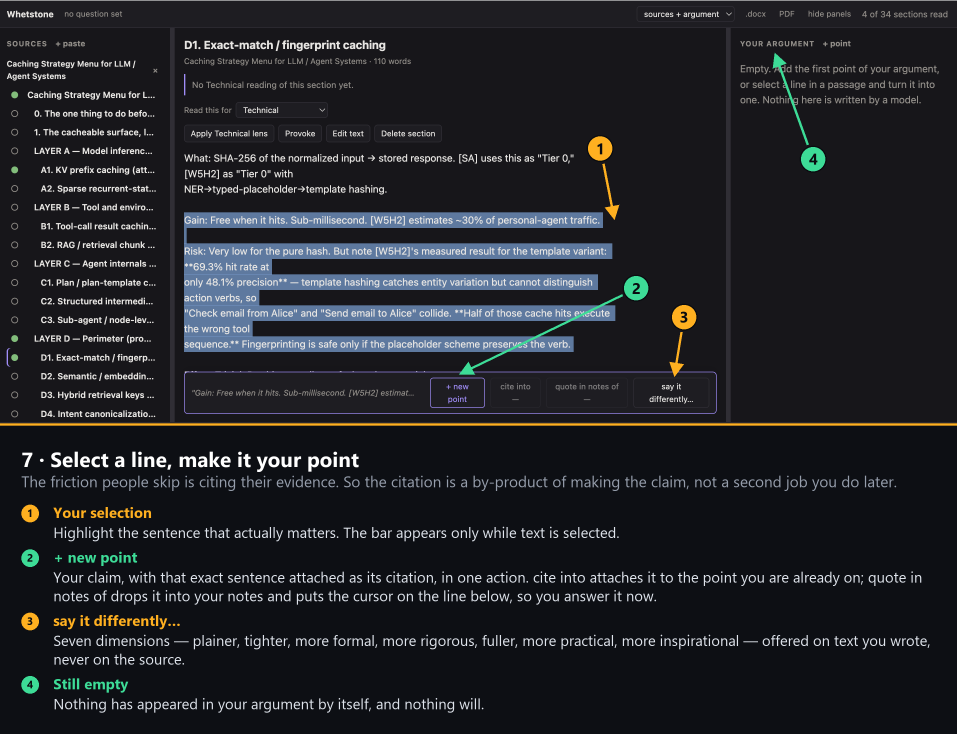
#> input picture images/07-select-a-line-make-it-a-point.png, 2870 x 2200 px, given in place of s18.png, which was not available (shown at 1/3 size)
$ python annotate_screenshots.py
#> lines starting #> are read from the running program, lines starting #| are printed output that depends on the picture; pictures that were not available may be replaced by others from this repository, and a replacement may not be noted
#!/usr/bin/env python3
"""Turn raw Whetstone screenshots into the annotated figures used in the README.

Raw captures live in images/raw/ (full browser window). For each figure we
crop the browser chrome away, draw numbered arrows at the UI elements that
carry the argument, and append a legend band explaining each one.

Two accent colours, and the distinction is the point of the project:

    amber  what the tool does, and what it refuses to do
    green  what you wrote — notes, citations, reasons, your share of the words

Coordinates in FIGURES are given in the space the screenshots were reviewed
in (2000x1052 logical), and scaled to the native 2870x1510 capture, so they
read the same way as the UI does. Run from the repo root:

    python scripts/annotate_screenshots.py
"""

from __future__ import annotations

import math
import os

from PIL import Image, ImageDraw, ImageFont

RAW = os.path.join("images", "raw")
OUT = "images"

# Screenshots are 2870x1510; they were laid out against a 2000px-wide view.
SCALE = 2870 / 2000
# Everything above this row is browser chrome: tabs, the URL with the session
# token in it, and a personal bookmarks bar. None of it belongs in a README.
CROP_TOP = 240

AMBER = (255, 176, 32)
GREEN = (61, 220, 151)
BAND_BG = (13, 15, 20)
BAND_FG = (223, 228, 236)
BAND_DIM = (150, 158, 172)

R = 40          # marker circle radius
LINE_W = 7      # arrow shaft
HEAD_L = 42     # arrowhead length
HEAD_W = 22     # arrowhead half-width

FONT_DIR = os.path.join(os.environ.get("WINDIR", r"C:\Windows"), "Fonts")


def font(name: str, size: int) -> ImageFont.FreeTypeFont:
    """Load a system font, falling back to PIL's default if it is missing."""
    try:
        return ImageFont.truetype(os.path.join(FONT_DIR, name), size)
    except OSError:
        return ImageFont.load_default()


F_TITLE = font("segoeuib.ttf", 62)
F_LEAD = font("segoeui.ttf", 46)
F_LEGEND = font("segoeui.ttf", 44)
F_LEGEND_B = font("segoeuib.ttf", 44)
F_MARK = font("segoeuib.ttf", 46)


def pt(x: float, y: float) -> tuple[float, float]:
    """Map a reviewed-layout point onto the cropped native image."""
    return x * SCALE, y * SCALE - CROP_TOP


def arrow(d: ImageDraw.ImageDraw, tail, tip, colour) -> None:
    """Draw a shaft from just outside the marker circle to an arrowhead at tip."""
    tx, ty = pt(*tail)
    px, py = pt(*tip)
    dx, dy = px - tx, py - ty
    dist = math.hypot(dx, dy) or 1.0
    ux, uy = dx / dist, dy / dist

    start = (tx + ux * (R + 6), ty + uy * (R + 6))
    base = (px - ux * HEAD_L, py - uy * HEAD_L)
    d.line([start, base], fill=colour, width=LINE_W)
    # Perpendicular, for the two back corners of the head.
    nx, ny = -uy, ux
    d.polygon(
        [
            (px, py),
            (base[0] + nx * HEAD_W, base[1] + ny * HEAD_W),
            (base[0] - nx * HEAD_W, base[1] - ny * HEAD_W),
        ],
        fill=colour,
    )


def marker(d: ImageDraw.ImageDraw, centre, n: int, colour) -> None:
    """Draw the numbered disc that anchors an arrow."""
    cx, cy = pt(*centre)
    d.ellipse([cx - R, cy - R, cx + R, cy + R], fill=colour, outline=(10, 12, 16), width=4)
    d.text((cx, cy - 2), str(n), font=F_MARK, fill=(10, 12, 16), anchor="mm")


def wrap(text: str, f: ImageFont.FreeTypeFont, width: int) -> list[str]:
    lines, line = [], ""
    for word in text.split():
        probe = f"{line} {word}".strip()
        if f.getlength(probe) <= width and line:
            line = probe
        elif not line:
            line = word
        else:
            lines.append(line)
            line = word
    if line:
        lines.append(line)
    return lines


def build(fig: dict) -> None:
    src = Image.open(os.path.join(RAW, fig["src"])).convert("RGB")
#> src is the input picture: PIL image 2870x2200 RGB; mean R, G, B 33.5, 35, 39.7
    shot = src.crop((0, CROP_TOP, src.width, src.height))
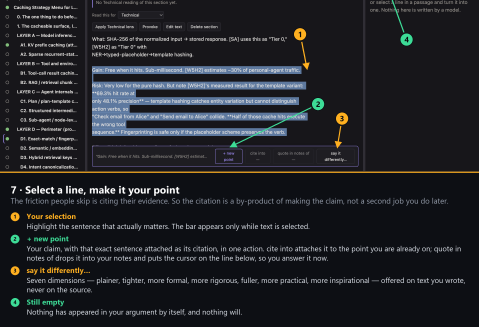
#> shot: PIL image 2870x1960 RGB (shown at 1/6 size); mean R, G, B 33.4, 35.2, 40
    d = ImageDraw.Draw(shot)

    for i, c in enumerate(fig["callouts"], start=1):
        colour = GREEN if c.get("mine") else AMBER
        arrow(d, c["tail"], c["tip"], colour)
        marker(d, c["tail"], i, colour)

    # --- legend band -----------------------------------------------------
    pad, gap, indent = 64, 18, 96
    text_w = shot.width - pad * 2 - indent

    blocks = []
    for c in fig["callouts"]:
        head, _, rest = c["text"].partition(" — ")
        blocks.append((head, wrap(rest, F_LEGEND, text_w) if rest else []))

    lead_lines = wrap(fig["lead"], F_LEAD, shot.width - pad * 2)

    h = pad + 78 + len(lead_lines) * 60 + 34
    for head, rest in blocks:
        h += 60 + len(rest) * 56 + gap
    h += pad - gap

    band = Image.new("RGB", (shot.width, int(h)), BAND_BG)
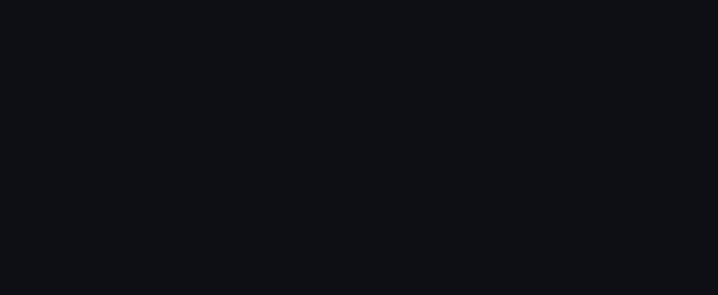
#> band: PIL image 2870x1180 RGB (shown at 1/4 size); mean R, G, B 13, 15, 20
    b = ImageDraw.Draw(band)
    b.rectangle([0, 0, band.width, 6], fill=AMBER)

    y = pad
    b.text((pad, y), fig["title"], font=F_TITLE, fill=(255, 255, 255))
    y += 78
    for line in lead_lines:
        b.text((pad, y), line, font=F_LEAD, fill=BAND_DIM)
        y += 60
#> after the loop, y = 262
    y += 34
#> y = 296

    for i, ((head, rest), c) in enumerate(zip(blocks, fig["callouts"]), start=1):
        colour = GREEN if c.get("mine") else AMBER
        r = 26
        b.ellipse([pad, y + 8, pad + r * 2, y + 8 + r * 2], fill=colour)
        b.text((pad + r, y + 8 + r - 2), str(i), font=font("segoeuib.ttf", 32),
               fill=(10, 12, 16), anchor="mm")
        b.text((pad + indent, y), head, font=F_LEGEND_B, fill=colour)
        y += 60
        for line in rest:
            b.text((pad + indent, y), line, font=F_LEGEND, fill=BAND_FG)
            y += 56
        y += gap
#> this loop made 5 passes
#> y on passes 1 to 4: 486, 620, 810, 1000
#> after the loop, y = 1134

    out = Image.new("RGB", (shot.width, shot.height + band.height), BAND_BG)
    out.paste(shot, (0, 0))
    out.paste(band, (0, shot.height))
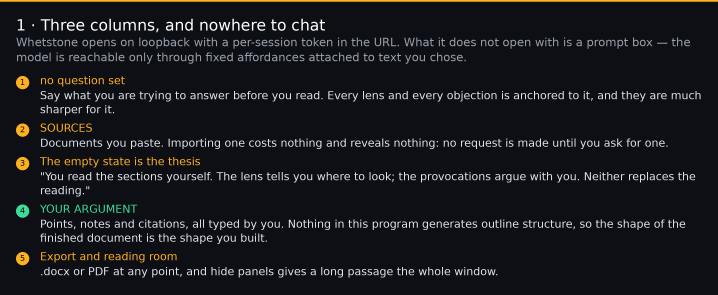
#> band: PIL image 2870x1180 RGB (shown at 1/4 size); mean R, G, B 25.6, 27, 30.2
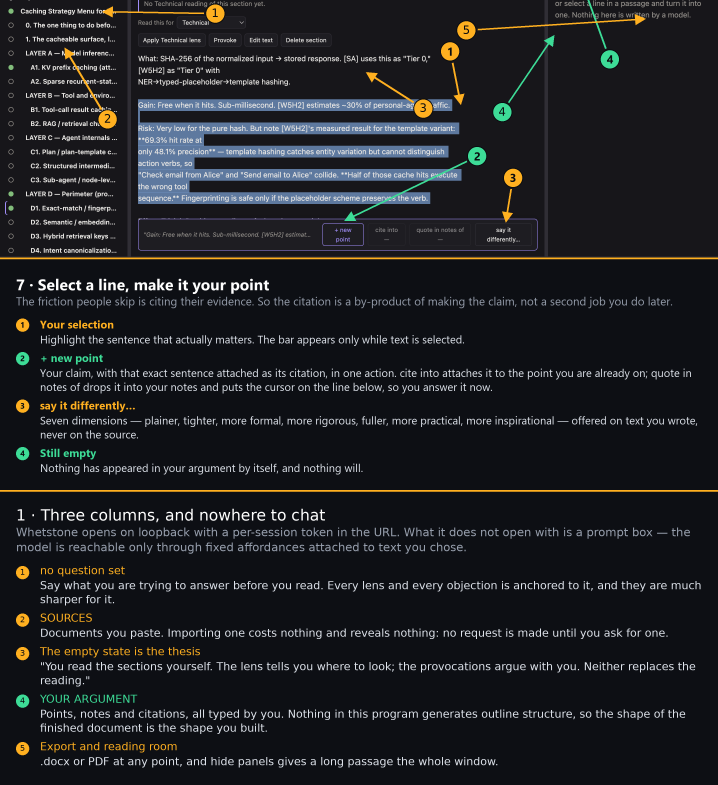
#> out: PIL image 2870x3140 RGB (shown at 1/4 size); mean R, G, B 31.2, 32.7, 36.3
    path = os.path.join(OUT, fig["out"])
    out.save(path, optimize=True)
    print(f"{path}  {out.width}x{out.height}")
#| images/01-three-columns.png  2870x3140


# Each callout: tip is the pixel being pointed at, tail is where the numbered
# disc sits (chosen to land in empty UI space). mine=True colours it green.
FIGURES = [
    {
        "src": "s18.png",
        "out": "01-three-columns.png",
        "title": "1 · Three columns, and nowhere to chat",
        "lead": "Whetstone opens on loopback with a per-session token in the URL. "
                "What it does not open with is a prompt box — the model is reachable "
                "only through fixed affordances attached to text you chose.",
        "callouts": [
            {"tip": (285, 200), "tail": (600, 205),
             "text": "no question set — Say what you are trying to answer before you "
                     "read. Every lens and every objection is anchored to it, and they "
                     "are much sharper for it."},
            {"tip": (180, 300), "tail": (300, 500),
             "text": "SOURCES — Documents you paste. Importing one costs nothing and "
                     "reveals nothing: no request is made until you ask for one."},
            {"tip": (1020, 368), "tail": (1180, 470),
             "text": "The empty state is the thesis — \"You read the sections yourself. "
                     "The lens tells you where to look; the provocations argue with you. "
                     "Neither replaces the reading.\""},
            {"tip": (1545, 265), "tail": (1400, 480), "mine": True,
             "text": "YOUR ARGUMENT — Points, notes and citations, all typed by you. "
                     "Nothing in this program generates outline structure, so the shape "
                     "of the finished document is the shape you built."},
            {"tip": (1800, 220), "tail": (1300, 252),
             "text": "Export and reading room — .docx or PDF at any point, and hide "
                     "panels gives a long passage the whole window."},
        ],
    },
    {
        "src": "s17.png",
        "out": "02-your-question.png",
        "title": "2 · Your question is context, not a prompt",
        "lead": "This is the only free text that reaches the model, and it cannot ask "
                "for anything: it is pasted into fixed prompts as the thing you are "
                "trying to answer.",
        "callouts": [
            {"tip": (620, 320), "tail": (1120, 265), "mine": True,
             "text": "One question per line — Most important first. An investigation "
                     "with facets gets a line each, and each provocation is aimed at them."},
            {"tip": (895, 447), "tail": (1120, 500),
             "text": "One workspace per investigation — Genuinely separate work belongs "
                     "in its own file. Mixing unrelated questions blunts the objections "
                     "rather than doubling them."},
        ],
    },
    {
        "src": "s01.png",
        "out": "03-paste-a-document.png",
        "title": "3 · Paste a document. Nothing is sent anywhere.",
        "lead": "Splitting and cleaning happen locally, in Go, with no network call. "
                "The expensive, revealing part of most AI tools — ingesting your "
                "document — does not exist here.",
        "callouts": [
            {"tip": (332, 466), "tail": (660, 430),
             "text": "Markdown or plain text — A spec, a report, a transcript. Headings "
                     "become section boundaries; text with no headings is chunked on "
                     "paragraph breaks."},
            {"tip": (105, 750), "tail": (620, 800),
             "text": "Add document — Markdown is converted to prose so you read the "
                     "argument, not the formatting. Code fences keep their contents "
                     "byte-exact and snake_case identifiers are left alone."},
            {"tip": (1020, 368), "tail": (1200, 480),
             "text": "Still no model call — Nothing is summarised on import. The "
                     "document is left sitting there waiting for you to read it, which "
                     "is the whole design."},
        ],
    },
    {
        "src": "s02.png",
        "out": "04-sections-unread.png",
        "title": "4 · 34 sections, every one of them unread",
        "lead": "A 20,000-word document becomes a list of units of attention. What it "
                "does not become is a summary — the tool has formed no opinion about "
                "any of this yet.",
        "callouts": [
            {"tip": (33, 443), "tail": (268, 258),
             "text": "○ unread — Every section starts hollow and only you can fill it "
                     "in. Anything over ~700 words is split further; a long chapter "
                     "under one heading is not a useful unit of attention."},
            {"tip": (1840, 222), "tail": (1420, 252),
             "text": "2 of 34 sections read — The honest denominator of the engagement "
                     "report, and the tool says plainly that opening a section is not "
                     "the same as reading it."},
            {"tip": (775, 345), "tail": (1160, 350),
             "text": "No Technical reading of this section yet — The lens has not run. "
                     "Whetstone will not spend your tokens, or form your view, on its "
                     "own initiative."},
            {"tip": (935, 446), "tail": (1160, 452),
             "text": "Four actions, and that is all — Apply lens, Provoke, Edit text, "
                     "Delete section. There is no fifth button that writes the section "
                     "for you."},
        ],
    },
    {
        "src": "s03.png",
        "out": "05-a-lens-not-a-summary.png",
        "title": "5 · A lens, not a summary",
        "lead": "A summary answers \"what does this say?\" and replaces the reading. A "
                "lens answers \"what does this say that bears on my question?\" and "
                "directs it. The passage stays on screen, in full, underneath.",
        "callouts": [
            {"tip": (730, 404), "tail": (1150, 300),
             "text": "Where to look, and why — The system prompt forbids conclusions "
                     "and recommendations outright, and requires the model to say so "
                     "and score relevance low when a section does not bear on your "
                     "question."},
            {"tip": (700, 677), "tail": (975, 677),
             "text": "Four lenses — Claims & evidence, Technical, Risk, Method. The "
                     "same section reads differently through each, and switching is "
                     "cheaper than deciding what matters in advance."},
            {"tip": (935, 727), "tail": (1190, 733),
             "text": "Apply Technical lens — Lenses run cold, because orientation should be "
                     "stable: ask twice, get the same guidance."},
            {"tip": (655, 876), "tail": (1150, 900),
             "text": "The text is still here — You cannot get the finding without "
                     "reading the finding."},
        ],
    },
    {
        "src": "s07.png",
        "out": "06-it-argues-with-you.png",
        "title": "6 · It argues with you",
        "lead": "The critic's prompt forbids rewriting, improving, completing, praising, "
                "summarising and agreeing, and tells it to prefer the objection you are "
                "least likely to have already considered. A test asserts those clauses "
                "are still in the prompt, because prompts erode silently.",
        "callouts": [
            {"tip": (592, 304), "tail": (840, 300),
             "text": "Five kinds of pressure — counterargument, unstated assumption, "
                     "evidence gap, alternative reading, or a named fallacy. Each one "
                     "is labelled, so you can see what sort of trouble you are in."},
            {"tip": (1030, 392), "tail": (1210, 440),
             "text": "Every objection ends in a question — It hands the work back to "
                     "you instead of resolving itself. Provocations run hot, because "
                     "divergence is the product."},
            {"tip": (600, 433), "tail": (800, 437),
             "text": "Two verbs, and no third — Engage (what did you change?) or "
                     "Dismiss (why does it not apply?). There is no \"accept\" verb "
                     "anywhere in the codebase."},
            {"tip": (592, 861), "tail": (850, 866),
             "text": "OPEN — It stays open. Not a notification you can swipe away: a "
                     "piece of unfinished thinking, and it will follow you into the "
                     "export."},
            {"tip": (1620, 220), "tail": (1330, 252),
             "text": "4 objections unanswered — Kept in front of you at all times, "
                     "next to the share of the words that are yours."},
        ],
    },
    {
        "src": "s04.png",
        "out": "07-select-a-line-make-it-a-point.png",
        "title": "7 · Select a line, make it your point",
        "lead": "The friction people skip is citing their evidence. So the citation is "
                "a by-product of making the claim, not a second job you do later.",
        "callouts": [
            {"tip": (1285, 627), "tail": (1255, 478),
             "text": "Your selection — Highlight the sentence that actually matters. "
                     "The bar appears only while text is selected."},
            {"tip": (960, 950), "tail": (1330, 770), "mine": True,
             "text": "+ new point — Your claim, with that exact sentence attached as "
                     "its citation, in one action. cite into attaches it to the point "
                     "you are already on; quote in notes of drops it into your notes "
                     "and puts the cursor on the line below, so you answer it now."},
            {"tip": (1410, 955), "tail": (1430, 830),
             "text": "say it differently… — Seven dimensions — plainer, tighter, more "
                     "formal, more rigorous, fuller, more practical, more "
                     "inspirational — offered on text you wrote, never on the source."},
            {"tip": (1620, 278), "tail": (1700, 500), "mine": True,
             "text": "Still empty — Nothing has appeared in your argument by itself, "
                     "and nothing will."},
        ],
    },
    {
        "src": "s05.png",
        "out": "08-the-argument-is-yours.png",
        "title": "8 · The argument is structurally yours",
        "lead": "Generated prose is downstream of human judgement rather than the other "
                "way round — the difference between \"AI wrote this and I edited it\" "
                "and \"I wrote this and AI typed it\".",
        "callouts": [
            {"tip": (1700, 447), "tail": (1290, 455), "mine": True,
             "text": "YOUR NOTES — Your reasoning, autosaved as you type. This is the "
                     "material every draft is built from."},
            {"tip": (1830, 583), "tail": (1330, 600), "mine": True,
             "text": "CITED FROM YOUR SOURCES — The exact excerpt you selected, tagged "
                     "with the section it came from. Edit the source later and a "
                     "citation that no longer matches is flagged stale rather than "
                     "silently breaking."},
            {"tip": (1895, 318), "tail": (1400, 300), "mine": True,
             "text": "1 cited — The point carries its evidence with it, everywhere it "
                     "goes, including into the export."},
            {"tip": (1570, 950), "tail": (1200, 995),
             "text": "Draft · Compose… · Review my writing — Draft builds a paragraph "
                     "from your notes and citations. Compose… takes an instruction "
                     "about arrangement (\"lead with the cost objection\"). With "
                     "neither notes nor citations, both refuse to run: an instruction "
                     "is not source material. Review my writing turns the critic on "
                     "your own argument."},
            {"tip": (1815, 222), "tail": (1420, 252), "mine": True,
             "text": "100% of the words are yours — Nobody decides to stop thinking; "
                     "they accept one draft and then another. An edited draft splits "
                     "between the two counts rather than being claimed by either side."},
        ],
    },
    {
        "src": "s11.png",
        "out": "09-dismissing-costs-a-sentence.png",
        "title": "9 · Resolving an objection costs you a sentence",
        "lead": "Dismiss(\"\") returns an error, and there is a test for it. Writing the "
                "sentence is the thinking the tool exists to cause — and if you can "
                "write it confidently, the process worked.",
        "callouts": [
            {"tip": (720, 693), "tail": (1030, 690),
             "text": "WHAT DID YOU CHANGE OR DECIDE? — Engage asks what moved. Dismiss "
                     "asks why the objection does not apply. Neither accepts blank input."},
            {"tip": (950, 790), "tail": (1230, 866), "mine": True,
             "text": "Your reason, in your words — A reasoned dismissal is a success, "
                     "not a rejection. That is why there is no \"accept\" anywhere: "
                     "clearing an objection without thinking is the one path the design "
                     "closes off."},
            {"tip": (470, 862), "tail": (700, 890),
             "text": "Record — Stores the sentence against the objection, where it "
                     "stays: visible in the app, and carried into every export."},
        ],
    },
    {
        "src": "s12.png",
        "out": "10-resolved-not-deleted.png",
        "title": "10 · Resolved, and on the record",
        "lead": "The count moves only when you write something. That is the whole "
                "mechanism: a number you cannot improve without doing the work it "
                "measures.",
        "callouts": [
            {"tip": (640, 876), "tail": (880, 880),
             "text": "ENGAGED — The objection is not deleted. It stays, relabelled, "
                     "with your answer beneath it, so the reasoning is auditable later."},
            {"tip": (1085, 996), "tail": (1235, 1008), "mine": True,
             "text": "you: — Your sentence, attributed to you and kept verbatim beside "
                     "the objection it answers."},
            {"tip": (1600, 200), "tail": (1330, 252),
             "text": "3 objections unanswered — Down from four. No button, no bulk "
                     "action and no timeout will move this number for you."},
        ],
    },
    {
        "src": "s14.png",
        "out": "11-review-my-writing.png",
        "title": "11 · Then it argues with you about your own argument",
        "lead": "The critic can object to your reasoning. What it cannot do is "
                "restructure your outline, rewrite your prose, or add a claim you did "
                "not make — those paths do not exist, so no amount of asking opens them.",
        "callouts": [
            {"tip": (1777, 589), "tail": (1300, 622),
             "text": "Review my writing — The same critic, the same five kinds of "
                     "objection, pointed at your point instead of the source passage."},
            {"tip": (1750, 924), "tail": (1300, 941),
             "text": "An objection to you — \"You assume that the collision of actions "
                     "will always lead to an incorrect execution.\" It is arguing with "
                     "your inference, not with the document."},
            {"tip": (1600, 962), "tail": (1240, 1000),
             "text": "Engage · Dismiss — Your own claim has to survive a reason too. "
                     "The constraint does not soften just because the target is you."},
        ],
    },
]


if __name__ == "__main__":
    for figure in FIGURES:
#> (the run stopped early here; a loop or call above may not have finished)
